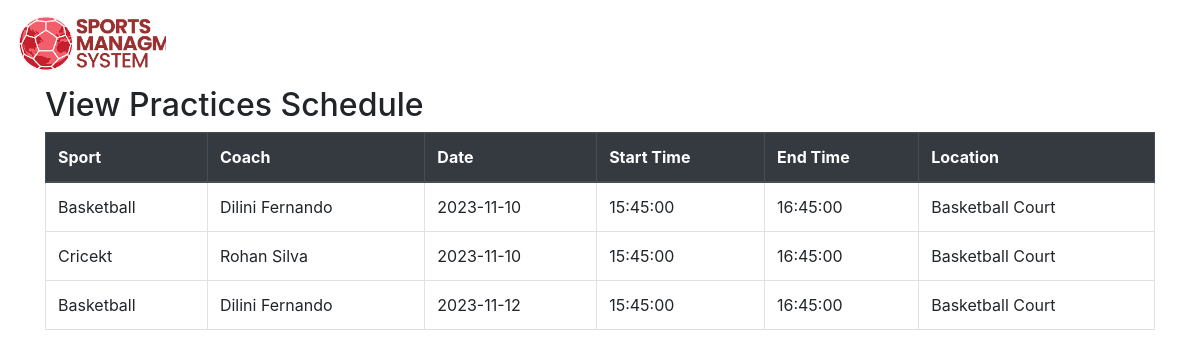
The app's page /Update/Sports/practices.php with its own data.
### tables this page shows
CREATE TABLE `practices_schedule` (
  `PracticeID` int(11) NOT NULL,
  `SportID` int(11) DEFAULT NULL,
  `CoachID` int(11) DEFAULT NULL,
  `PracticeDate` date DEFAULT NULL,
  `StartTime` time DEFAULT NULL,
  `EndTime` time DEFAULT NULL,
  `Location` varchar(255) DEFAULT NULL
);

CREATE TABLE `sports` (
  `SportID` int(11) NOT NULL,
  `SportName` varchar(100) NOT NULL,
  `Description` text DEFAULT NULL
);

CREATE TABLE `coaches` (
  `CoachID` int(11) NOT NULL,
  `FirstName` varchar(50) DEFAULT NULL,
  `LastName` varchar(50) DEFAULT NULL,
  `DateOfBirth` date DEFAULT NULL,
  `Gender` varchar(20) DEFAULT NULL,
  `Email` varchar(100) DEFAULT NULL,
  `PhoneNumber` varchar(20) DEFAULT NULL,
  `Address` text DEFAULT NULL,
  `Specialty` varchar(100) DEFAULT NULL,
  `Certifications` text DEFAULT NULL,
  `SportID` int(11) DEFAULT NULL,
  `Password` varchar(255) NOT NULL
);

### Update/Sports/practices.php (the view, shortened to what this page needs)
<!DOCTYPE html>
<html>
<head>
    <link rel="stylesheet" href="assets/css/style.css">
    <link rel="stylesheet" href="https://cdn.jsdelivr.net/npm/bootstrap@4.6.2/dist/css/bootstrap.min.css">
</head>
<body>
    <header>
        <nav class="navbar navbar-expand-md navbar-light">
            <a class="navbar-brand" href="index.php">
                <div class="logo"></div>
            </a>
        </nav>
    </header>
    <div class="container-fluid">
        <div class="container">
            <h2>View Practices Schedule</h2>
            <?php
            include 'db_config.php';
            $practicesQuery = "SELECT practices_schedule.PracticeID, sports.SportName, coaches.FirstName, coaches.LastName,
                   practices_schedule.PracticeDate, practices_schedule.StartTime, practices_schedule.EndTime, practices_schedule.Location
                   FROM practices_schedule
                   INNER JOIN sports ON practices_schedule.SportID = sports.SportID
                   INNER JOIN coaches ON practices_schedule.CoachID = coaches.CoachID";
            $practicesResult = $conn->query($practicesQuery);
            if ($practicesResult->num_rows > 0) {
                echo '<table class="table table-bordered table-hover">
            <thead class="thead-dark">
                <tr>
                    <th>Sport</th>
                    <th>Coach</th>
                    <th>Date</th>
                    <th>Start Time</th>
                    <th>End Time</th>
                    <th>Location</th>
                </tr>
            </thead>
            <tbody>';
                while ($practice = $practicesResult->fetch_assoc()) {
                    echo '<tr>
                <td>' . $practice['SportName'] . '</td>
                <td>' . $practice['FirstName'] . ' ' . $practice['LastName'] . '</td>
                <td>' . $practice['PracticeDate'] . '</td>
                <td>' . $practice['StartTime'] . '</td>
                <td>' . $practice['EndTime'] . '</td>
                <td>' . $practice['Location'] . '</td>
            </tr>';
                }
                echo '</tbody>
        </table>';
            } else {
                echo '<p>No practices scheduled.</p>';
            }
            ?>
        </div>
    </div>
</body>
</html>

### Update/Sports/assets/css/style.css (style rules this page uses)
:root { --primary-bg-color: #db3725; --primary-title-color: #fed81b; --primary-text-color: #db3725; --slider-title-color: #fed81b; --slider-bg-color: #fed81b; }
html, body { margin: 0; padding: 0; border: none; box-sizing: border-box; font-family: "Open-sans", sans-serif; }
nav { margin: 0 auto; max-width: 1400px; }
header { background-color: #ffffff; }
.logo { width: 150px; height: 60px; background: url("../img/logo.jpg"); background-size: cover; }

### records on screen
practices_schedule: SportID.SportName "Basketball", CoachID.FirstName "Dilini", CoachID.LastName "Fernando", PracticeDate "2023-11-10", StartTime "15:45:00", EndTime "16:45:00", Location "Basketball Court"
practices_schedule: SportID.SportName "Cricekt", CoachID.FirstName "Rohan", CoachID.LastName "Silva", PracticeDate "2023-11-10", StartTime "15:45:00", EndTime "16:45:00", Location "Basketball Court"
practices_schedule: SportID.SportName "Basketball", CoachID.FirstName "Dilini", CoachID.LastName "Fernando", PracticeDate "2023-11-12", StartTime "15:45:00", EndTime "16:45:00", Location "Basketball Court"
